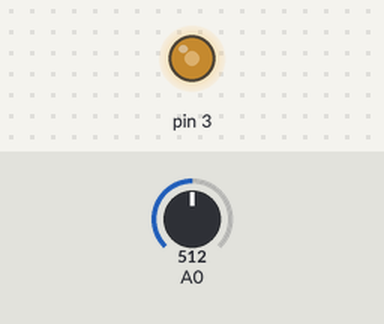
Bench run of a sketch on a simulated Arduino Uno, built with avr-gcc and run on an emulated ATmega328P. On the bench: output pins drawn as LEDs (lit = HIGH). The test bench sets the inputs (shaded band); at power-on: A0 = 512. What the sketch prints to the serial monitor is not drawn.

Above: at 1.2 s.
1.3 s: A0 set to 419
At 2.5 s:
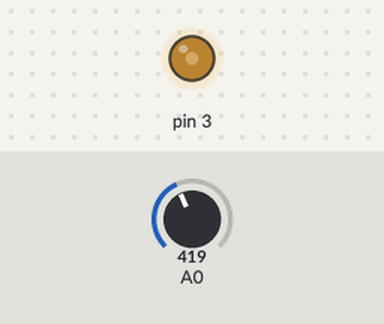
4.3 s: A0 set to 392
At 5.0 s:
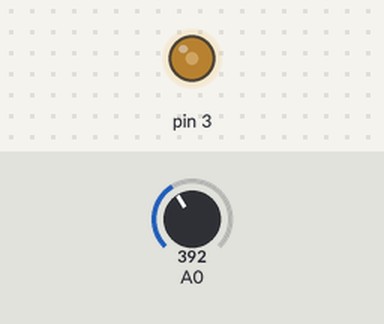
6.3 s: A0 set to 716
At 7.4 s:
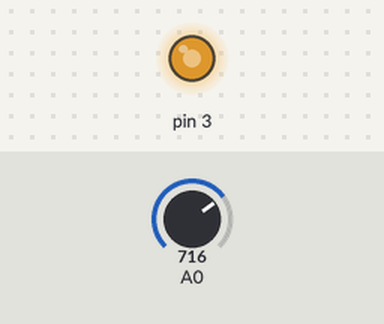
7.8 s: A0 set to 989
At 9.0 s:
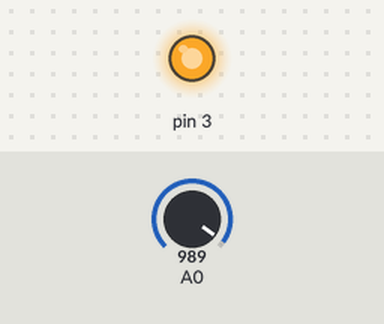
9.3 s: A0 set to 1015
At 9.9 s:
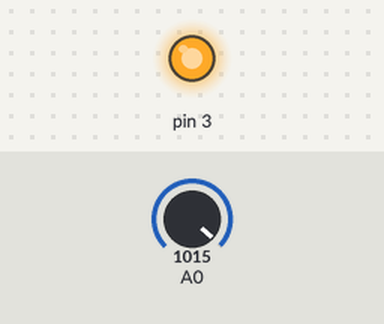
11.1 s: A0 set to 122
At 12.0 s:
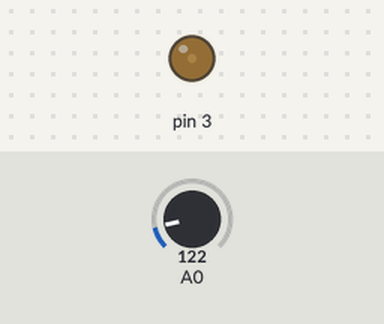
Timing chart, 0 to 13.6 s (numbered marks = the images above; inputs shaded):
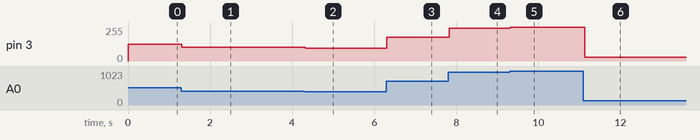

Measured:
- after the input at 1.3 s, pin 3: 127/255 → 104/255 at once
- after the input at 4.3 s, pin 3: 104/255 → 97/255 at once
- after the input at 6.3 s, pin 3: 97/255 → 178/255 at once
- after the input at 7.8 s, pin 3: 178/255 → 246/255 at once
- after the input at 9.3 s, pin 3: 246/255 → 253/255 at once
- after the input at 11.1 s, pin 3: 253/255 → 30/255 at once

The sketch:

20250225.ino
```cpp
void setup()
{
  Serial.begin(9600);
  pinMode(3,OUTPUT);
}


void loop()
{
  int pot = analogRead (A0);
  int LED = map (pot,0,1023,0,255);
  analogWrite(3,LED);
  Serial.print("Pot Değeri =");
  Serial.print(pot);
  Serial.print("\t LED Değeri =");
  Serial.print(LED);
  delay(2);
}
```
